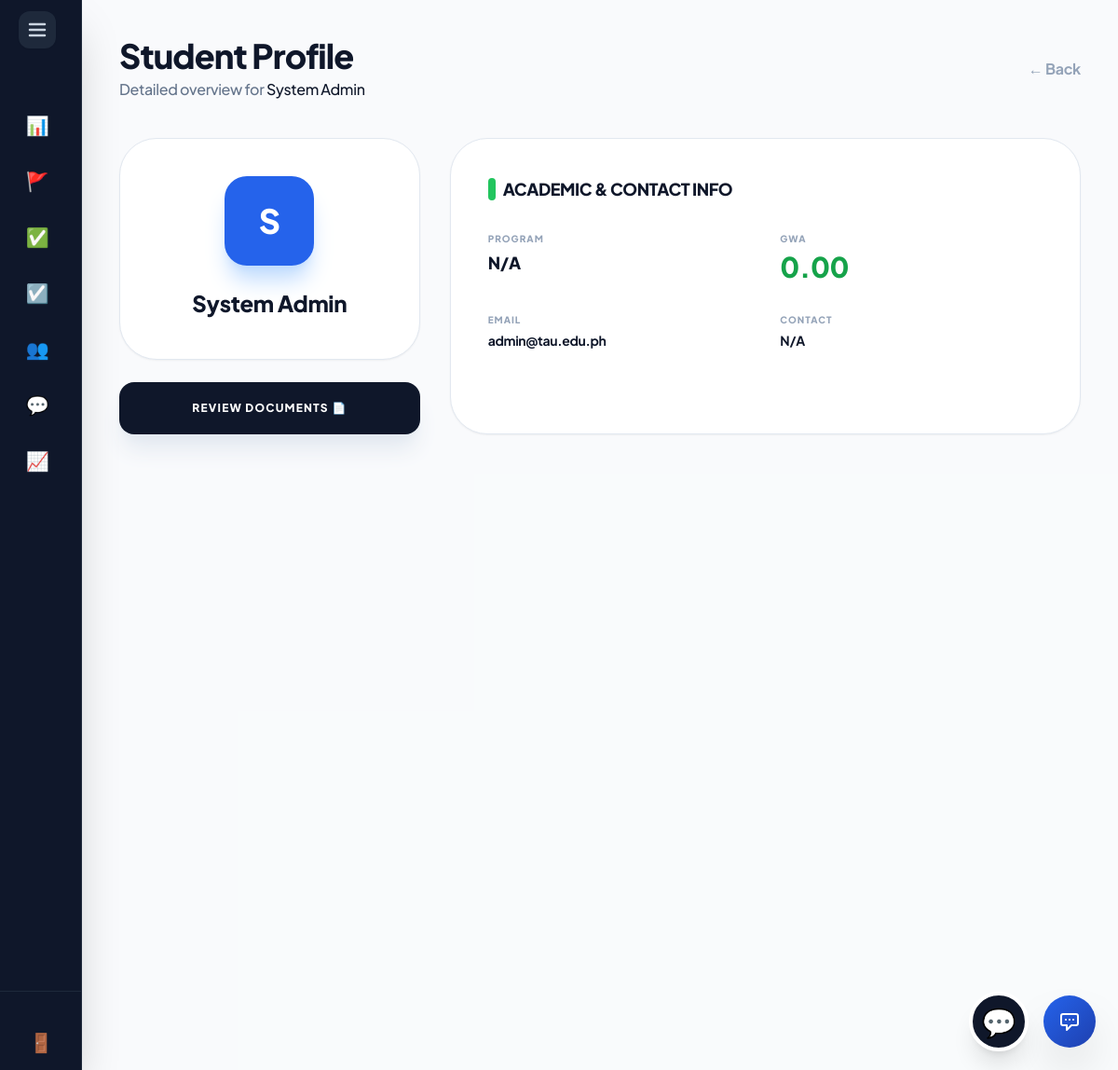
/internal_admin/view_student_profile.php?user_id=1 (signed in), run on the app's committed database.
### tables this page shows
CREATE TABLE `users` (
  `UserID` int(11) NOT NULL AUTO_INCREMENT,
  `Username` varchar(50) NOT NULL,
  `Email` varchar(100) NOT NULL,
  `PasswordHash` varchar(255) NOT NULL,
  `FirstName` varchar(100) NOT NULL,
  `LastName` varchar(100) NOT NULL,
  `Role` enum('Student','Internal_Admin','External_Admin','Super_Admin') DEFAULT 'Student',
  `AccountStatus` varchar(20) DEFAULT 'Active',
  `StudentID_Num` varchar(50) DEFAULT NULL,
  `YearLevel` varchar(50) DEFAULT NULL,
  `GPA` decimal(4,2) DEFAULT NULL,
  `Major` varchar(100) DEFAULT NULL,
  `ProgramID` int(11) DEFAULT NULL,
  `Department` varchar(100) DEFAULT NULL,
  `Organization` varchar(100) DEFAULT NULL,
  `ContactNumber` varchar(20) DEFAULT NULL,
  `DateOfBirth` date DEFAULT NULL,
  `ProfilePicture` varchar(255) DEFAULT NULL,
  `ResetToken` varchar(255) DEFAULT NULL,
  `ResetTokenExpire` datetime DEFAULT NULL,
  `Gender` varchar(20) NOT NULL DEFAULT 'Not Specified',
  PRIMARY KEY (`UserID`),
  UNIQUE KEY `Username` (`Username`),
  UNIQUE KEY `Email` (`Email`)
);

### internal_admin/view_student_profile.php (the view, shortened to what this page needs)
<?php
include '../includes/db_connect.php';
include '../includes/header.php';
include '../includes/internal_sidebar.php';
$view_user_id = $_GET['user_id'] ?? null;
try {
    $stmt = $pdo->prepare("SELECT * FROM Users WHERE UserID = :uid");
    $stmt->execute(['uid' => $view_user_id]);
    $student = $stmt->fetch();
} catch (PDOException $e) {
    die("Database Error: " . $e->getMessage());
}
?>
<main class="flex-1 ml-72 p-10 bg-slate-50/50 min-h-screen">
    <header class="flex justify-between items-center mb-10">
        <div>
            <h2 class="text-4xl font-black text-slate-900 tracking-tight">Student Profile</h2>
            <p class="text-slate-500 font-medium mt-1">Detailed overview for <span class="text-slate-900"><?= htmlspecialchars($student['FirstName'] . ' ' . $student['LastName']) ?></span></p>
        </div>
        <button onclick="history.back()" class="text-slate-400 font-bold hover:text-slate-900 transition-colors">← Back</button>
    </header>
    <div class="grid grid-cols-1 lg:grid-cols-3 gap-8">
        <div class="lg:col-span-1 space-y-6">
            <div class="bg-white p-10 rounded-[2.5rem] border border-slate-200 shadow-sm text-center">
                <div class="w-24 h-24 bg-blue-600 text-white rounded-3xl flex items-center justify-center text-4xl font-black mx-auto mb-6 shadow-xl shadow-blue-200">
                    <?= substr($student['FirstName'], 0, 1) ?>
                </div>
                <h3 class="text-2xl font-black text-slate-900 mb-1"><?= htmlspecialchars($student['FirstName'] . ' ' . $student['LastName']) ?></h3>
            </div>
            <a href="review_documents.php?user_id=<?= $student['UserID'] ?>" class="block w-full text-center bg-slate-900 text-white py-5 rounded-2xl font-black text-xs uppercase tracking-widest hover:bg-green-600 transition-all shadow-xl shadow-slate-200">
                Review Documents 📄
            </a>
        </div>
        <div class="lg:col-span-2 bg-white p-10 rounded-[2.5rem] border border-slate-200 shadow-sm">
            <h4 class="text-lg font-black text-slate-900 mb-8 uppercase tracking-tight flex items-center gap-2">
                <span class="w-2 h-6 bg-green-500 rounded-full"></span> Academic & Contact Info
            </h4>
            <div class="grid grid-cols-1 md:grid-cols-2 gap-8">
                <div><p class="text-[10px] font-black text-slate-400 uppercase tracking-widest mb-1">Program</p><p class="text-lg font-black text-slate-900"><?= htmlspecialchars($student['Major'] ?? 'N/A') ?></p></div>
                <div><p class="text-[10px] font-black text-slate-400 uppercase tracking-widest mb-1">GWA</p><p class="text-3xl font-black text-green-600"><?= htmlspecialchars($student['GPA'] ?? '0.00') ?></p></div>
                <div><p class="text-[10px] font-black text-slate-400 uppercase tracking-widest mb-1">Email</p><p class="text-sm font-bold text-slate-900"><?= htmlspecialchars($student['Email']) ?></p></div>
                <div><p class="text-[10px] font-black text-slate-400 uppercase tracking-widest mb-1">Contact</p><p class="text-sm font-bold text-slate-900"><?= htmlspecialchars($student['ContactNumber'] ?? 'N/A') ?></p></div>
            </div>
        </div>
    </div>
</main>
<?php include '../includes/footer.php'; ?>

### includes/header.php (style rules this page uses)
:root { --sidebar-width: 5.5rem; --transition-speed: 0.4s; --transition-curve: cubic-bezier(0.4, 0, 0.2, 1); }
body { font-family: 'Plus Jakarta Sans', sans-serif; letter-spacing: -0.02em; overflow-x: hidden; }
main { margin-left: var(--sidebar-width) !important; transition: margin-left var(--transition-speed) var(--transition-curve); width: calc(100vw - var(--sidebar-width)); }

### data on the page
users: FirstName+LastName "System Admin", FirstName "S", Major "N/A", GPA "0.00", Email "admin@tau.edu.ph", ContactNumber "N/A"
